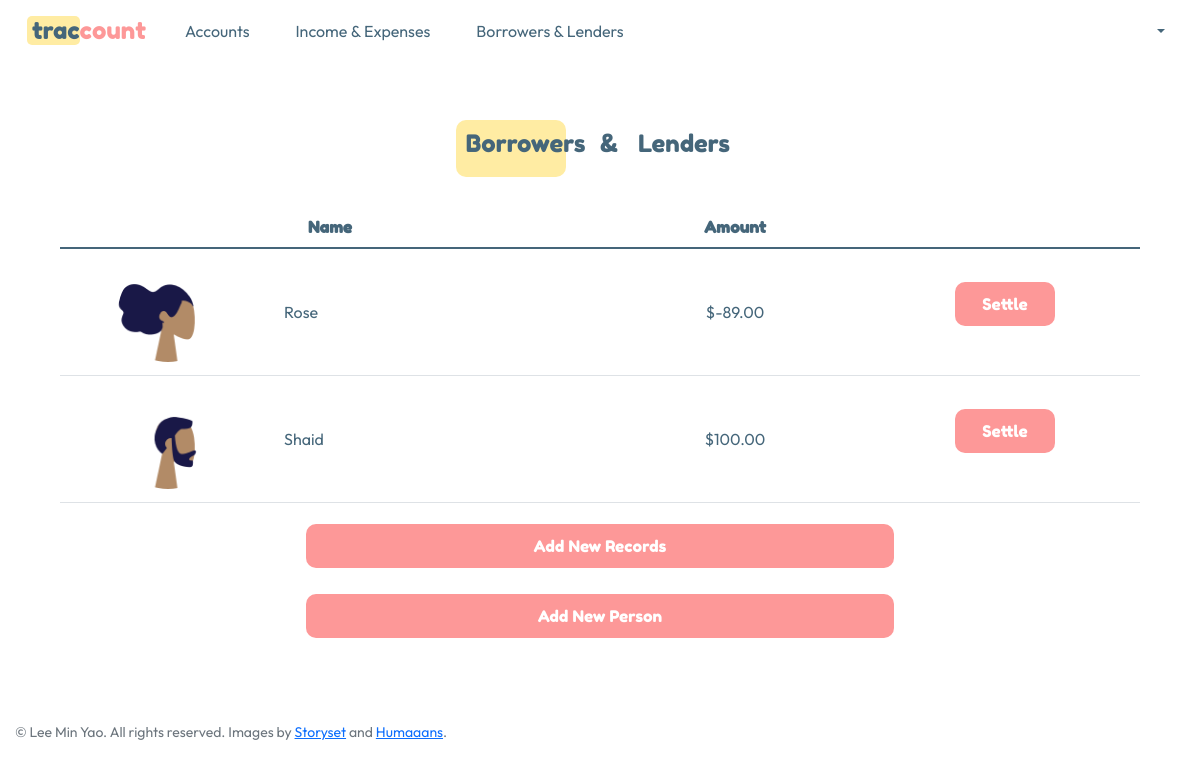
The app's page /person (signed in) with its own data.
### tables this page shows
CREATE TABLE person (id INTEGER PRIMARY KEY NOT NULL, user_id INTEGER, pic TEXT, person_name TEXT NOT NULL, amount NUMERIC DEFAULT 0.00, FOREIGN KEY (user_id) REFERENCES users(id));

### app.py (the view)
@app.route("/person", methods=["GET", "POST"])
@login_required
def person():
    persons = db.execute("SELECT * FROM person WHERE user_id = ?", session["user_id"])
    accounts = db.execute("SELECT * FROM account WHERE user_id = ?", session["user_id"])
    ACCOUNT = []
    for account in accounts:
        name = account["account_name"]
        ACCOUNT.append(name)
    return render_template("person.html", persons=persons, ACCOUNT=ACCOUNT)

### auxiliary.py (called while the page is built)
def login_required(f):
    @wraps(f)
    def decorated_function(*args, **kwargs):
        if session.get("user_id") is None:
            return redirect("/login")
        return f(*args, **kwargs)
    return decorated_function

def currency(value):
    return f"${value:,.2f}"

### templates/person.html (shortened to what this page needs)
{% extends "layout.html" %}
{% block main %}
    <div class="container">
        <div class="row">
            <div class="col">
                <div class="subtitle bnl">
                    <h4>Borrowers</h4>
                </div>
                <div class="subtitle bnl" style="background-color: white; width: 10px !important;">
                    <h4>&</h4>
                </div>
                <div class="subtitle bnl" style="background-color: white; padding-left: 0px">
                    <h4>Lenders</h4>
                </div>
            </div>
        </div>
    </div>
    <div class="px-5">
        <table class="table align-middle table-responsive" id="person_table">
            <colgroup>
                <col style="width: 20%">
                <col style="width: 30%">
                <col style="width: 25%">
                <col style="width: 25%">
            </colgroup>
            <thead>
                <tr>
                    <th class="text-center" colspan="2">Name</th>
                    <th class="text-center">Amount</th>
                    <th></th>
                </tr>
            </thead>
            <tbody>
                {% for person in persons %}
                <tr>
                    <td><img src="{{ person['pic'] }}" class="pic text-center"></td>
                    <td class="text-start">{{ person['person_name'] }}</td>
                    <td class="text-center">{{ person['amount'] | currency }}</td>
                    <td>
                        <div class="mb-3">
                            <button type="button" class="btn btn-settle" data-bs-toggle="modal" data-bs-target="#settle_modal{{ person['id'] }}">Settle</button>
                        </div>
                    </td>
                </tr>
                {% endfor %}
            </tbody>
        </table>
    </div>
    <div class="mb-3">
        <a href="/add_new" class="btn">Add New Records</a>
    </div>
    <div class="mb-3">
        <button type="button" class="btn" data-bs-toggle="modal" data-bs-target="#add_person_modal">Add New Person</button>
    </div>
{% endblock %}

### static/styles.css (style rules this page uses)
body { min-height: 100vh; display: flex; flex-direction: column; overflow: auto; }
.btn { font-family: 'Fredoka One', cursive; font-size: 1em; background-color: #FD9898; color: white; margin: 5px; padding: 10px; border: 0px solid; border-radius: 10px; width: 50%; }
.table { font-family: 'Outfit',sans-serif; color: #45667A; font-size: 1em; }
thead, tfoot { font-family: 'Fredoka One', cursive !important; border-bottom: 2px solid; }
div.subtitle { font-family: 'Fredoka One', cursive; color: #45667A; background-color: #FFECA3; width: 70px; padding: 10px; border-radius: 10px; margin: 10px 10px 5px; }
img.pic { width: 100px; height: 100px; border: 1px solid #45667A; border-radius: 50%; margin: 5px; object-fit: cover; }
td > img.pic { border: none !important; }
.btn-settle { width: 100px; }
.subtitle.bnl { display: inline-block; width: 110px; margin-bottom: 30px !important; }

### records on screen
person: pic (picture), person_name "Rose", amount "$-89.00"
person: pic (picture), person_name "Shaid", amount "$100.00"
